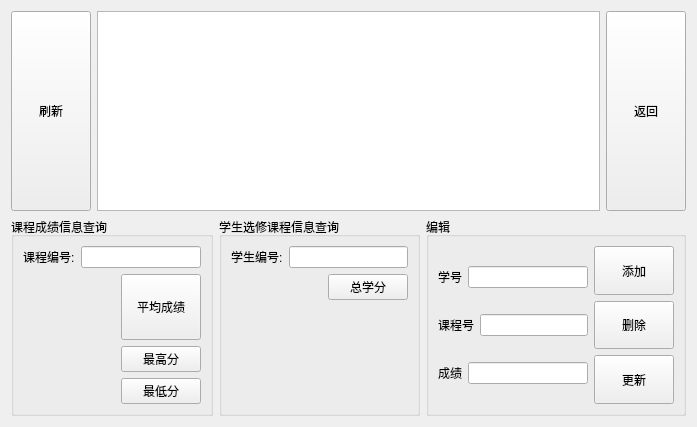
<?xml version="1.0" encoding="UTF-8"?>
<ui version="4.0">
 <class>manage_grade</class>
 <widget class="QWidget" name="manage_grade">
  <property name="geometry">
   <rect>
    <x>0</x>
    <y>0</y>
    <width>697</width>
    <height>427</height>
   </rect>
  </property>
  <property name="windowTitle">
   <string>Form</string>
  </property>
  <layout class="QVBoxLayout" name="verticalLayout_8">
   <item>
    <layout class="QVBoxLayout" name="verticalLayout_6">
     <item>
      <layout class="QHBoxLayout" name="horizontalLayout_5">
       <item>
        <widget class="QPushButton" name="seeAllButton">
         <property name="sizePolicy">
          <sizepolicy hsizetype="Minimum" vsizetype="Preferred">
           <horstretch>0</horstretch>
           <verstretch>0</verstretch>
          </sizepolicy>
         </property>
         <property name="text">
          <string>刷新</string>
         </property>
        </widget>
       </item>
       <item>
        <widget class="QTableWidget" name="tableWidget"/>
       </item>
       <item>
        <widget class="QPushButton" name="backButton">
         <property name="sizePolicy">
          <sizepolicy hsizetype="Minimum" vsizetype="Preferred">
           <horstretch>0</horstretch>
           <verstretch>0</verstretch>
          </sizepolicy>
         </property>
         <property name="text">
          <string>返回</string>
         </property>
        </widget>
       </item>
      </layout>
     </item>
     <item>
      <layout class="QHBoxLayout" name="horizontalLayout_12">
       <item>
        <widget class="QGroupBox" name="groupBox">
         <property name="title">
          <string>课程成绩信息查询</string>
         </property>
         <layout class="QHBoxLayout" name="horizontalLayout_8">
          <item>
           <layout class="QVBoxLayout" name="verticalLayout_4">
            <item>
             <layout class="QHBoxLayout" name="horizontalLayout_7">
              <item>
               <widget class="QLabel" name="label_4">
                <property name="text">
                 <string>课程编号:</string>
                </property>
               </widget>
              </item>
              <item>
               <widget class="QLineEdit" name="courseEdit_1"/>
              </item>
             </layout>
            </item>
            <item>
             <layout class="QHBoxLayout" name="horizontalLayout_6">
              <item>
               <spacer name="horizontalSpacer">
                <property name="orientation">
                 <enum>Qt::Horizontal</enum>
                </property>
                <property name="sizeHint" stdset="0">
                 <size>
                  <width>40</width>
                  <height>20</height>
                 </size>
                </property>
               </spacer>
              </item>
              <item>
               <layout class="QVBoxLayout" name="verticalLayout_3">
                <item>
                 <widget class="QPushButton" name="avgGradeBtn">
                  <property name="sizePolicy">
                   <sizepolicy hsizetype="Minimum" vsizetype="Preferred">
                    <horstretch>0</horstretch>
                    <verstretch>0</verstretch>
                   </sizepolicy>
                  </property>
                  <property name="text">
                   <string>平均成绩</string>
                  </property>
                 </widget>
                </item>
                <item>
                 <widget class="QPushButton" name="maxGradeBtn">
                  <property name="text">
                   <string>最高分</string>
                  </property>
                 </widget>
                </item>
                <item>
                 <widget class="QPushButton" name="minGradeBtn">
                  <property name="text">
                   <string>最低分</string>
                  </property>
                 </widget>
                </item>
               </layout>
              </item>
             </layout>
            </item>
           </layout>
          </item>
         </layout>
        </widget>
       </item>
       <item>
        <widget class="QGroupBox" name="groupBox_2">
         <property name="title">
          <string>学生选修课程信息查询</string>
         </property>
         <layout class="QHBoxLayout" name="horizontalLayout_11">
          <item>
           <layout class="QVBoxLayout" name="verticalLayout_5">
            <item>
             <layout class="QHBoxLayout" name="horizontalLayout_9">
              <item>
               <widget class="QLabel" name="label_5">
                <property name="text">
                 <string>学生编号:</string>
                </property>
               </widget>
              </item>
              <item>
               <widget class="QLineEdit" name="courseEdit_2"/>
              </item>
             </layout>
            </item>
            <item>
             <layout class="QHBoxLayout" name="horizontalLayout_10">
              <item>
               <spacer name="horizontalSpacer_2">
                <property name="orientation">
                 <enum>Qt::Horizontal</enum>
                </property>
                <property name="sizeHint" stdset="0">
                 <size>
                  <width>40</width>
                  <height>20</height>
                 </size>
                </property>
               </spacer>
              </item>
              <item>
               <widget class="QPushButton" name="sumCreditBtn">
                <property name="text">
                 <string>总学分</string>
                </property>
               </widget>
              </item>
             </layout>
            </item>
            <item>
             <spacer name="verticalSpacer">
              <property name="orientation">
               <enum>Qt::Vertical</enum>
              </property>
              <property name="sizeHint" stdset="0">
               <size>
                <width>20</width>
                <height>40</height>
               </size>
              </property>
             </spacer>
            </item>
           </layout>
          </item>
         </layout>
        </widget>
       </item>
       <item>
        <widget class="QGroupBox" name="groupBox_3">
         <property name="title">
          <string>编辑</string>
         </property>
         <layout class="QVBoxLayout" name="verticalLayout_7">
          <item>
           <layout class="QHBoxLayout" name="horizontalLayout_4">
            <item>
             <layout class="QVBoxLayout" name="verticalLayout_2">
              <item>
               <layout class="QHBoxLayout" name="horizontalLayout">
                <item>
                 <widget class="QLabel" name="label">
                  <property name="text">
                   <string>学号</string>
                  </property>
                 </widget>
                </item>
                <item>
                 <widget class="QLineEdit" name="snoLineEdit"/>
                </item>
               </layout>
              </item>
              <item>
               <layout class="QHBoxLayout" name="horizontalLayout_2">
                <item>
                 <widget class="QLabel" name="label_2">
                  <property name="text">
                   <string>课程号</string>
                  </property>
                 </widget>
                </item>
                <item>
                 <widget class="QLineEdit" name="cnoLineEdit"/>
                </item>
               </layout>
              </item>
              <item>
               <layout class="QHBoxLayout" name="horizontalLayout_3">
                <item>
                 <widget class="QLabel" name="label_3">
                  <property name="text">
                   <string>成绩</string>
                  </property>
                 </widget>
                </item>
                <item>
                 <widget class="QLineEdit" name="gradeLineEdit"/>
                </item>
               </layout>
              </item>
             </layout>
            </item>
            <item>
             <layout class="QVBoxLayout" name="verticalLayout">
              <item>
               <widget class="QPushButton" name="insertButton">
                <property name="sizePolicy">
                 <sizepolicy hsizetype="Minimum" vsizetype="Preferred">
                  <horstretch>0</horstretch>
                  <verstretch>0</verstretch>
                 </sizepolicy>
                </property>
                <property name="text">
                 <string>添加</string>
                </property>
               </widget>
              </item>
              <item>
               <widget class="QPushButton" name="deleteButton">
                <property name="sizePolicy">
                 <sizepolicy hsizetype="Minimum" vsizetype="Preferred">
                  <horstretch>0</horstretch>
                  <verstretch>0</verstretch>
                 </sizepolicy>
                </property>
                <property name="text">
                 <string>删除</string>
                </property>
               </widget>
              </item>
              <item>
               <widget class="QPushButton" name="updateButton">
                <property name="sizePolicy">
                 <sizepolicy hsizetype="Minimum" vsizetype="Preferred">
                  <horstretch>0</horstretch>
                  <verstretch>0</verstretch>
                 </sizepolicy>
                </property>
                <property name="text">
                 <string>更新</string>
                </property>
               </widget>
              </item>
             </layout>
            </item>
           </layout>
          </item>
         </layout>
        </widget>
       </item>
      </layout>
     </item>
    </layout>
   </item>
  </layout>
 </widget>
 <resources/>
 <connections/>
</ui>
